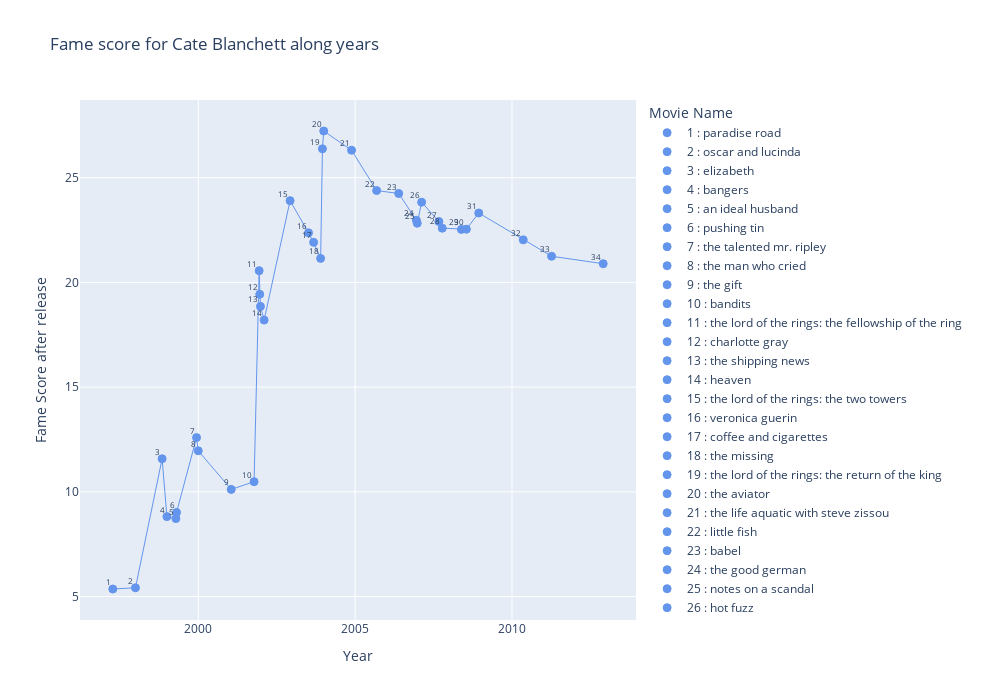

Notebook code cell kept with this figure:
### Code cell
plot_filmography('Cate Blanchett')

### Figure 1 — Plotly figure (JSON) as saved in the notebook; plotly's stock layout.template omitted (floating-point values rounded to 4 significant figures)
{"data": [{"marker": {"color": "cornflowerblue", "line": {"color": "cornflowerblue", "width": 1}, "size": 8, "symbol": "circle"}, "mode": "markers", "name": "1 : paradise road", "text": "1", "textposition": "top right", "type": "scatter", "x": ["1997-04-11T00:00:00"], "y": [5.36]}, {"marker": {"color": "cornflowerblue", "line": {"color": "cornflowerblue", "width": 1}, "size": 8, "symbol": "circle"}, "mode": "markers", "name": "2 : oscar and lucinda", "text": "2", "textposition": "top right", "type": "scatter", "x": ["1997-12-31T00:00:00"], "y": [5.419]}, {"marker": {"color": "cornflowerblue", "line": {"color": "cornflowerblue", "width": 1}, "size": 8, "symbol": "circle"}, "mode": "markers", "name": "3 : elizabeth", "text": "3", "textposition": "top right", "type": "scatter", "x": ["1998-11-06T00:00:00"], "y": [11.58]}, {"marker": {"color": "cornflowerblue", "line": {"color": "cornflowerblue", "width": 1}, "size": 8, "symbol": "circle"}, "mode": "markers", "name": "4 : bangers", "text": "4", "textposition": "top right", "type": "scatter", "x": ["1999-01-01T00:00:00"], "y": [8.817]}, {"marker": {"color": "cornflowerblue", "line": {"color": "cornflowerblue", "width": 1}, "size": 8, "symbol": "circle"}, "mode": "markers", "name": "5 : an ideal husband", "text": "5", "textposition": "top right", "type": "scatter", "x": ["1999-04-16T00:00:00"], "y": [8.721]}, {"marker": {"color": "cornflowerblue", "line": {"color": "cornflowerblue", "width": 1}, "size": 8, "symbol": "circle"}, "mode": "markers", "name": "6 : pushing tin", "text": "6", "textposition": "top right", "type": "scatter", "x": ["1999-04-23T00:00:00"], "y": [9.018]}, {"marker": {"color": "cornflowerblue", "line": {"color": "cornflowerblue", "width": 1}, "size": 8, "symbol": "circle"}, "mode": "markers", "name": "7 : the talented mr. ripley", "text": "7", "textposition": "top right", "type": "scatter", "x": ["1999-12-12T00:00:00"], "y": [12.59]}, {"marker": {"color": "cornflowerblue", "line": {"color": "cornflowerblue", "width": 1}, "size": 8, "symbol": "circle"}, "mode": "markers", "name": "8 : the man who cried", "text": "8", "textposition": "top right", "type": "scatter", "x": ["2000-01-01T00:00:00"], "y": [11.96]}, {"marker": {"color": "cornflowerblue", "line": {"color": "cornflowerblue", "width": 1}, "size": 8, "symbol": "circle"}, "mode": "markers", "name": "9 : the gift", "text": "9", "textposition": "top right", "type": "scatter", "x": ["2001-01-19T00:00:00"], "y": [10.12]}, {"marker": {"color": "cornflowerblue", "line": {"color": "cornflowerblue", "width": 1}, "size": 8, "symbol": "circle"}, "mode": "markers", "name": "10 : bandits", "text": "10", "textposition": "top right", "type": "scatter", "x": ["2001-10-12T00:00:00"], "y": [10.49]}, {"marker": {"color": "cornflowerblue", "line": {"color": "cornflowerblue", "width": 1}, "size": 8, "symbol": "circle"}, "mode": "markers", "name": "11 : the lord of the rings: the fellowship of the ring", "text": "11", "textposition": "top right", "type": "scatter", "x": ["2001-12-10T00:00:00"], "y": [20.56]}, {"marker": {"color": "cornflowerblue", "line": {"color": "cornflowerblue", "width": 1}, "size": 8, "symbol": "circle"}, "mode": "markers", "name": "12 : charlotte gray", "text": "12", "textposition": "top right", "type": "scatter", "x": ["2001-12-17T00:00:00"], "y": [19.43]}, {"marker": {"color": "cornflowerblue", "line": {"color": "cornflowerblue", "width": 1}, "size": 8, "symbol": "circle"}, "mode": "markers", "name": "13 : the shipping news", "text": "13", "textposition": "top right", "type": "scatter", "x": ["2001-12-25T00:00:00"], "y": [18.86]}, {"marker": {"color": "cornflowerblue", "line": {"color": "cornflowerblue", "width": 1}, "size": 8, "symbol": "circle"}, "mode": "markers", "name": "14 : heaven", "text": "14", "textposition": "top right", "type": "scatter", "x": ["2002-02-06T00:00:00"], "y": [18.2]}, {"marker": {"color": "cornflowerblue", "line": {"color": "cornflowerblue", "width": 1}, "size": 8, "symbol": "circle"}, "mode": "markers", "name": "15 : the lord of the rings: the two towers", "text": "15", "textposition": "top right", "type": "scatter", "x": ["2002-12-05T00:00:00"], "y": [23.91]}, {"marker": {"color": "cornflowerblue", "line": {"color": "cornflowerblue", "width": 1}, "size": 8, "symbol": "circle"}, "mode": "markers", "name": "16 : veronica guerin", "text": "16", "textposition": "top right", "type": "scatter", "x": ["2003-07-08T00:00:00"], "y": [22.37]}, {"marker": {"color": "cornflowerblue", "line": {"color": "cornflowerblue", "width": 1}, "size": 8, "symbol": "circle"}, "mode": "markers", "name": "17 : coffee and cigarettes", "text": "17", "textposition": "top right", "type": "scatter", "x": ["2003-09-05T00:00:00"], "y": [21.92]}, {"marker": {"color": "cornflowerblue", "line": {"color": "cornflowerblue", "width": 1}, "size": 8, "symbol": "circle"}, "mode": "markers", "name": "18 : the missing", "text": "18", "textposition": "top right", "type": "scatter", "x": ["2003-11-26T00:00:00"], "y": [21.15]}, {"marker": {"color": "cornflowerblue", "line": {"color": "cornflowerblue", "width": 1}, "size": 8, "symbol": "circle"}, "mode": "markers", "name": "19 : the lord of the rings: the return of the king", "text": "19", "textposition": "top right", "type": "scatter", "x": ["2003-12-17T00:00:00"], "y": [26.38]}, {"marker": {"color": "cornflowerblue", "line": {"color": "cornflowerblue", "width": 1}, "size": 8, "symbol": "circle"}, "mode": "markers", "name": "20 : the aviator", "text": "20", "textposition": "top right", "type": "scatter", "x": ["2004-01-01T00:00:00"], "y": [27.23]}, {"marker": {"color": "cornflowerblue", "line": {"color": "cornflowerblue", "width": 1}, "size": 8, "symbol": "circle"}, "mode": "markers", "name": "21 : the life aquatic with steve zissou", "text": "21", "textposition": "top right", "type": "scatter", "x": ["2004-11-20T00:00:00"], "y": [26.31]}, {"marker": {"color": "cornflowerblue", "line": {"color": "cornflowerblue", "width": 1}, "size": 8, "symbol": "circle"}, "mode": "markers", "name": "22 : little fish", "text": "22", "textposition": "top right", "type": "scatter", "x": ["2005-09-08T00:00:00"], "y": [24.39]}, {"marker": {"color": "cornflowerblue", "line": {"color": "cornflowerblue", "width": 1}, "size": 8, "symbol": "circle"}, "mode": "markers", "name": "23 : babel", "text": "23", "textposition": "top right", "type": "scatter", "x": ["2006-05-23T00:00:00"], "y": [24.25]}, {"marker": {"color": "cornflowerblue", "line": {"color": "cornflowerblue", "width": 1}, "size": 8, "symbol": "circle"}, "mode": "markers", "name": "24 : the good german", "text": "24", "textposition": "top right", "type": "scatter", "x": ["2006-12-15T00:00:00"], "y": [22.97]}, {"marker": {"color": "cornflowerblue", "line": {"color": "cornflowerblue", "width": 1}, "size": 8, "symbol": "circle"}, "mode": "markers", "name": "25 : notes on a scandal", "text": "25", "textposition": "top right", "type": "scatter", "x": ["2006-12-25T00:00:00"], "y": [22.83]}, {"marker": {"color": "cornflowerblue", "line": {"color": "cornflowerblue", "width": 1}, "size": 8, "symbol": "circle"}, "mode": "markers", "name": "26 : hot fuzz", "text": "26", "textposition": "top right", "type": "scatter", "x": ["2007-02-14T00:00:00"], "y": [23.83]}, {"marker": {"color": "cornflowerblue", "line": {"color": "cornflowerblue", "width": 1}, "size": 8, "symbol": "circle"}, "mode": "markers", "name": "27 : i'm not there", "text": "27", "textposition": "top right", "type": "scatter", "x": ["2007-09-03T00:00:00"], "y": [22.91]}, {"marker": {"color": "cornflowerblue", "line": {"color": "cornflowerblue", "width": 1}, "size": 8, "symbol": "circle"}, "mode": "markers", "name": "28 : elizabeth: the golden age", "text": "28", "textposition": "top right", "type": "scatter", "x": ["2007-10-12T00:00:00"], "y": [22.59]}, {"marker": {"color": "cornflowerblue", "line": {"color": "cornflowerblue", "width": 1}, "size": 8, "symbol": "circle"}, "mode": "markers", "name": "29 : indiana jones and the kingdom of the crystal skull", "text": "29", "textposition": "top right", "type": "scatter", "x": ["2008-05-22T00:00:00"], "y": [22.53]}, {"marker": {"color": "cornflowerblue", "line": {"color": "cornflowerblue", "width": 1}, "size": 8, "symbol": "circle"}, "mode": "markers", "name": "30 : ponyo", "text": "30", "textposition": "top right", "type": "scatter", "x": ["2008-07-19T00:00:00"], "y": [22.54]}, {"marker": {"color": "cornflowerblue", "line": {"color": "cornflowerblue", "width": 1}, "size": 8, "symbol": "circle"}, "mode": "markers", "name": "31 : the curious case of benjamin button", "text": "31", "textposition": "top right", "type": "scatter", "x": ["2008-12-10T00:00:00"], "y": [23.32]}, {"marker": {"color": "cornflowerblue", "line": {"color": "cornflowerblue", "width": 1}, "size": 8, "symbol": "circle"}, "mode": "markers", "name": "32 : robin hood", "text": "32", "textposition": "top right", "type": "scatter", "x": ["2010-05-12T00:00:00"], "y": [22.03]}, {"marker": {"color": "cornflowerblue", "line": {"color": "cornflowerblue", "width": 1}, "size": 8, "symbol": "circle"}, "mode": "markers", "name": "33 : hanna", "text": "33", "textposition": "top right", "type": "scatter", "x": ["2011-04-07T00:00:00"], "y": [21.25]}, {"marker": {"color": "cornflowerblue", "line": {"color": "cornflowerblue", "width": 1}, "size": 8, "symbol": "circle"}, "mode": "markers", "name": "34 : the hobbit: an unexpected journey", "text": "34", "textposition": "top right", "type": "scatter", "x": ["2012-11-28T00:00:00"], "y": [20.89]}, {"line": {"color": "cornflowerblue", "width": 1}, "mode": "lines", "showlegend": false, "type": "scatter", "x": ["1997-04-11T00:00:00", "1997-12-31T00:00:00", "1998-11-06T00:00:00", "1999-01-01T00:00:00", "1999-04-16T00:00:00", "1999-04-23T00:00:00", "1999-12-12T00:00:00", "2000-01-01T00:00:00", "2001-01-19T00:00:00", "2001-10-12T00:00:00", "2001-12-10T00:00:00", "2001-12-17T00:00:00", "2001-12-25T00:00:00", "2002-02-06T00:00:00", "2002-12-05T00:00:00", "2003-07-08T00:00:00", "2003-09-05T00:00:00", "2003-11-26T00:00:00", "2003-12-17T00:00:00", "2004-01-01T00:00:00", "2004-11-20T00:00:00", "2005-09-08T00:00:00", "2006-05-23T00:00:00", "2006-12-15T00:00:00", "2006-12-25T00:00:00", "2007-02-14T00:00:00", "2007-09-03T00:00:00", "2007-10-12T00:00:00", "2008-05-22T00:00:00", "2008-07-19T00:00:00", "2008-12-10T00:00:00", "2010-05-12T00:00:00", "2011-04-07T00:00:00", "2012-11-28T00:00:00"], "y": [5.36, 5.419, 11.58, 8.817, 8.721, 9.018, 12.59, 11.96, 10.12, 10.49, 20.56, 19.43, 18.86, 18.2, 23.91, 22.37, 21.92, 21.15, 26.38, 27.23, 26.31, 24.39, 24.25, 22.97, 22.83, 23.83, 22.91, 22.59, 22.53, 22.54, 23.32, 22.03, 21.25, 20.89]}], "layout": {"annotations": [{"font": {"size": 8}, "showarrow": false, "text": "1", "x": "1997-04-11T00:00:00", "xanchor": "right", "y": 5.36, "yanchor": "bottom"}, {"font": {"size": 8}, "showarrow": false, "text": "2", "x": "1997-12-31T00:00:00", "xanchor": "right", "y": 5.419, "yanchor": "bottom"}, {"font": {"size": 8}, "showarrow": false, "text": "3", "x": "1998-11-06T00:00:00", "xanchor": "right", "y": 11.58, "yanchor": "bottom"}, {"font": {"size": 8}, "showarrow": false, "text": "4", "x": "1999-01-01T00:00:00", "xanchor": "right", "y": 8.817, "yanchor": "bottom"}, {"font": {"size": 8}, "showarrow": false, "text": "5", "x": "1999-04-16T00:00:00", "xanchor": "right", "y": 8.721, "yanchor": "bottom"}, {"font": {"size": 8}, "showarrow": false, "text": "6", "x": "1999-04-23T00:00:00", "xanchor": "right", "y": 9.018, "yanchor": "bottom"}, {"font": {"size": 8}, "showarrow": false, "text": "7", "x": "1999-12-12T00:00:00", "xanchor": "right", "y": 12.59, "yanchor": "bottom"}, {"font": {"size": 8}, "showarrow": false, "text": "8", "x": "2000-01-01T00:00:00", "xanchor": "right", "y": 11.96, "yanchor": "bottom"}, {"font": {"size": 8}, "showarrow": false, "text": "9", "x": "2001-01-19T00:00:00", "xanchor": "right", "y": 10.12, "yanchor": "bottom"}, {"font": {"size": 8}, "showarrow": false, "text": "10", "x": "2001-10-12T00:00:00", "xanchor": "right", "y": 10.49, "yanchor": "bottom"}, {"font": {"size": 8}, "showarrow": false, "text": "11", "x": "2001-12-10T00:00:00", "xanchor": "right", "y": 20.56, "yanchor": "bottom"}, {"font": {"size": 8}, "showarrow": false, "text": "12", "x": "2001-12-17T00:00:00", "xanchor": "right", "y": 19.43, "yanchor": "bottom"}, {"font": {"size": 8}, "showarrow": false, "text": "13", "x": "2001-12-25T00:00:00", "xanchor": "right", "y": 18.86, "yanchor": "bottom"}, {"font": {"size": 8}, "showarrow": false, "text": "14", "x": "2002-02-06T00:00:00", "xanchor": "right", "y": 18.2, "yanchor": "bottom"}, {"font": {"size": 8}, "showarrow": false, "text": "15", "x": "2002-12-05T00:00:00", "xanchor": "right", "y": 23.91, "yanchor": "bottom"}, {"font": {"size": 8}, "showarrow": false, "text": "16", "x": "2003-07-08T00:00:00", "xanchor": "right", "y": 22.37, "yanchor": "bottom"}, {"font": {"size": 8}, "showarrow": false, "text": "17", "x": "2003-09-05T00:00:00", "xanchor": "right", "y": 21.92, "yanchor": "bottom"}, {"font": {"size": 8}, "showarrow": false, "text": "18", "x": "2003-11-26T00:00:00", "xanchor": "right", "y": 21.15, "yanchor": "bottom"}, {"font": {"size": 8}, "showarrow": false, "text": "19", "x": "2003-12-17T00:00:00", "xanchor": "right", "y": 26.38, "yanchor": "bottom"}, {"font": {"size": 8}, "showarrow": false, "text": "20", "x": "2004-01-01T00:00:00", "xanchor": "right", "y": 27.23, "yanchor": "bottom"}, {"font": {"size": 8}, "showarrow": false, "text": "21", "x": "2004-11-20T00:00:00", "xanchor": "right", "y": 26.31, "yanchor": "bottom"}, {"font": {"size": 8}, "showarrow": false, "text": "22", "x": "2005-09-08T00:00:00", "xanchor": "right", "y": 24.39, "yanchor": "bottom"}, {"font": {"size": 8}, "showarrow": false, "text": "23", "x": "2006-05-23T00:00:00", "xanchor": "right", "y": 24.25, "yanchor": "bottom"}, {"font": {"size": 8}, "showarrow": false, "text": "24", "x": "2006-12-15T00:00:00", "xanchor": "right", "y": 22.97, "yanchor": "bottom"}, {"font": {"size": 8}, "showarrow": false, "text": "25", "x": "2006-12-25T00:00:00", "xanchor": "right", "y": 22.83, "yanchor": "bottom"}, {"font": {"size": 8}, "showarrow": false, "text": "26", "x": "2007-02-14T00:00:00", "xanchor": "right", "y": 23.83, "yanchor": "bottom"}, {"font": {"size": 8}, "showarrow": false, "text": "27", "x": "2007-09-03T00:00:00", "xanchor": "right", "y": 22.91, "yanchor": "bottom"}, {"font": {"size": 8}, "showarrow": false, "text": "28", "x": "2007-10-12T00:00:00", "xanchor": "right", "y": 22.59, "yanchor": "bottom"}, {"font": {"size": 8}, "showarrow": false, "text": "29", "x": "2008-05-22T00:00:00", "xanchor": "right", "y": 22.53, "yanchor": "bottom"}, {"font": {"size": 8}, "showarrow": false, "text": "30", "x": "2008-07-19T00:00:00", "xanchor": "right", "y": 22.54, "yanchor": "bottom"}, {"font": {"size": 8}, "showarrow": false, "text": "31", "x": "2008-12-10T00:00:00", "xanchor": "right", "y": 23.32, "yanchor": "bottom"}, {"font": {"size": 8}, "showarrow": false, "text": "32", "x": "2010-05-12T00:00:00", "xanchor": "right", "y": 22.03, "yanchor": "bottom"}, {"font": {"size": 8}, "showarrow": false, "text": "33", "x": "2011-04-07T00:00:00", "xanchor": "right", "y": 21.25, "yanchor": "bottom"}, {"font": {"size": 8}, "showarrow": false, "text": "34", "x": "2012-11-28T00:00:00", "xanchor": "right", "y": 20.89, "yanchor": "bottom"}], "height": 700, "legend": {"title": {"text": "Movie Name"}}, "title": {"text": "Fame score for Cate Blanchett along years"}, "width": 1000, "xaxis": {"title": {"text": "Year"}}, "yaxis": {"title": {"text": "Fame Score after release"}}}}
